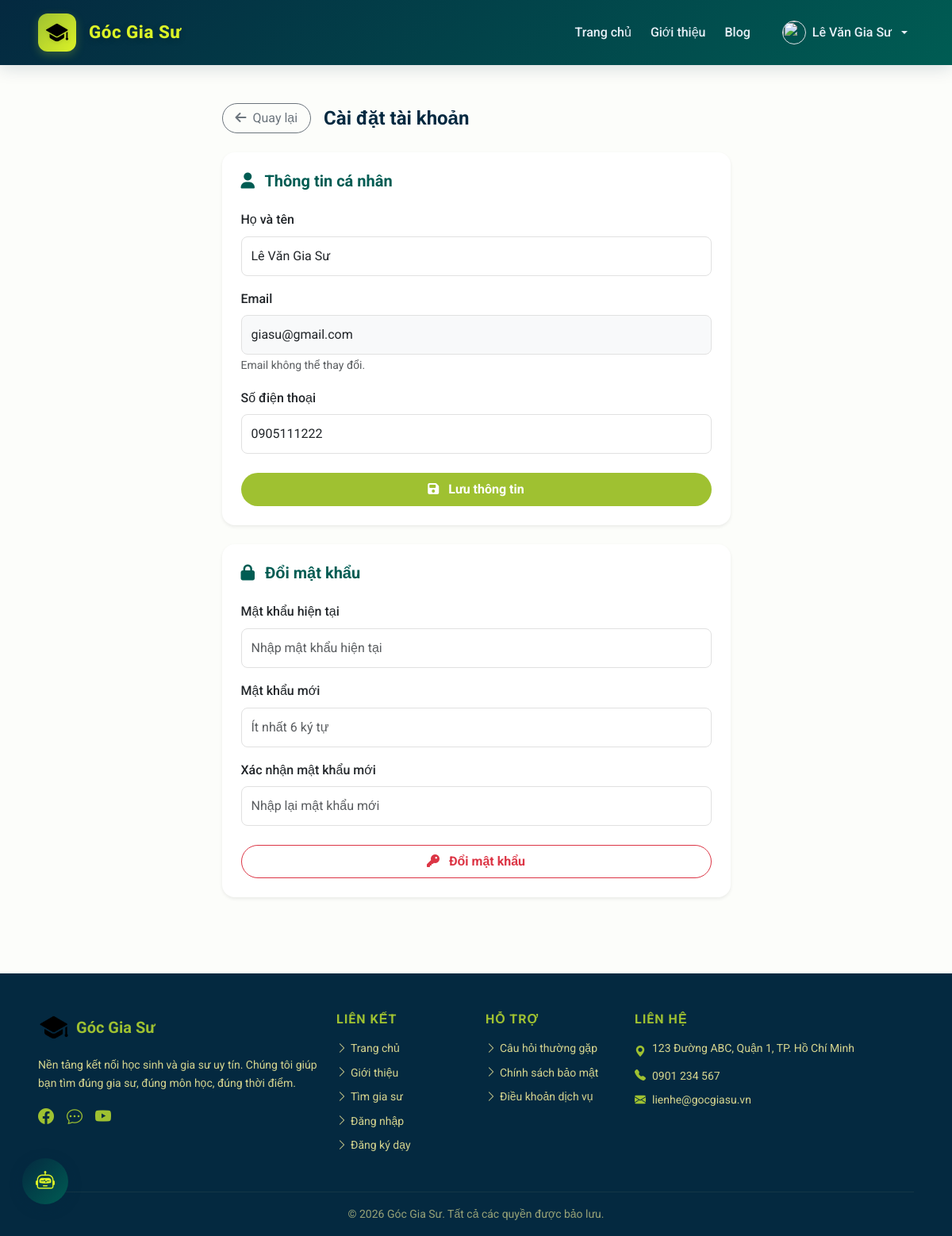
/index.php?page=tutor_settings (signed in), run on the app's committed database.
### tables this page shows
CREATE TABLE `users` (
  `Id` int(11) NOT NULL,
  `Name` varchar(255) NOT NULL,
  `Email` varchar(100) NOT NULL,
  `Password` varchar(255) NOT NULL,
  `Phone` varchar(15) DEFAULT NULL,
  `Role` enum('student','tutor','admin') NOT NULL,
  `Avatar` varchar(255) DEFAULT NULL,
  `Created_at` timestamp NOT NULL DEFAULT current_timestamp()
);

### Controllers/TutorController.php (called while the page is built, shortened)
<?php
require_once __DIR__ . '/../core/session.php';
class TutorController
{
public function accountSettings(): void
{
    require_once __DIR__ . '/../Models/UserModel.php';
    $currentUser = currentUser();
    $user = (new UserModel())->findById((int)$currentUser['id']);
    require_once __DIR__ . '/../Views/TutorAccountSettings.php';
}
}

### core/Connect_DataBase.php (called while the page is built, shortened)
<?php
function getDB(): PDO
{
    static $pdo = null;
    if ($pdo === null) {
        $dsn = sprintf(
            'mysql:host=%s;dbname=%s;charset=%s',
            DB_HOST, DB_NAME, DB_CHARSET
        );
        $options = [
            PDO::ATTR_ERRMODE            => PDO::ERRMODE_EXCEPTION,
            PDO::ATTR_DEFAULT_FETCH_MODE => PDO::FETCH_ASSOC,
            PDO::ATTR_EMULATE_PREPARES   => false,
        ];
        try {
            $pdo = new PDO($dsn, DB_USER, DB_PASS, $options);
        } catch (PDOException $e) {
            error_log('Lỗi kết nối database: ' . $e->getMessage());
            die(json_encode(['error' => 'Không thể kết nối cơ sở dữ liệu.']));
        }
    }
    return $pdo;
}

### core/session.php (called while the page is built, shortened)
<?php
function currentUser(): array
{
    return [
        'id'     => $_SESSION['user_id'] ?? null,
        'name'   => $_SESSION['name']    ?? '',
        'role'   => $_SESSION['role']    ?? '',
        'email'  => $_SESSION['email']   ?? '',
        'avatar' => $_SESSION['avatar']  ?? '',
    ];
}

### Models/UserModel.php (called while the page is built, shortened)
<?php
require_once __DIR__ . '/../core/Connect_DataBase.php';
class UserModel
{
    private PDO $db;
    public function __construct()
    {
        $this->db = getDB();
    }
    public function findById(int $id): array|false
    {
        $stmt = $this->db->prepare('SELECT * FROM users WHERE Id = ? LIMIT 1');
        $stmt->execute([$id]);
        return $stmt->fetch();
    }
}

### Views/TutorAccountSettings.php (the view, shortened to what this page needs)
<?php
require_once __DIR__ . '/partials/header.php';
?>
<div class="container py-5">
    <div class="row justify-content-center">
        <div class="col-lg-7">
            <div class="d-flex align-items-center mb-4 gap-3">
                <a href="/index.php?page=tutor_dashboard" class="btn btn-outline-secondary rounded-pill px-3">
                    <i class="fa-solid fa-arrow-left me-1"></i> Quay lại
                </a>
                <h4 class="fw-bold mb-0" style="color:#042940;">Cài đặt tài khoản</h4>
            </div>
            <div class="card border-0 shadow-sm rounded-4 p-4 mb-4">
                <h5 class="fw-bold mb-4" style="color:#005C53;">
                    <i class="fa-solid fa-user me-2"></i> Thông tin cá nhân
                </h5>
                <form method="POST" action="/index.php?page=tutor_settings_update&type=info">
                    <div class="mb-3">
                        <label class="form-label fw-medium">Họ và tên</label>
                        <input type="text" name="Name" class="form-control rounded-3"
                               value="<?= htmlspecialchars($user['Name'] ?? '') ?>" required>
                    </div>
                    <div class="mb-3">
                        <label class="form-label fw-medium">Email</label>
                        <input type="email" class="form-control rounded-3 bg-light"
                               value="<?= htmlspecialchars($user['Email'] ?? '') ?>" disabled>
                        <small class="text-muted">Email không thể thay đổi.</small>
                    </div>
                    <div class="mb-3">
                        <label class="form-label fw-medium">Số điện thoại</label>
                        <input type="text" name="Phone" class="form-control rounded-3"
                               value="<?= htmlspecialchars($user['Phone'] ?? '') ?>"
                               placeholder="Ví dụ: 0901234567">
                    </div>
                    <div class="d-grid mt-4">
                        <button type="submit" class="btn fw-bold rounded-pill py-2"
                                style="background:#9FC131; color:#fff;">
                            <i class="fa-solid fa-floppy-disk me-2"></i> Lưu thông tin
                        </button>
                    </div>
                </form>
            </div>
            <div class="card border-0 shadow-sm rounded-4 p-4">
                <h5 class="fw-bold mb-4" style="color:#005C53;">
                    <i class="fa-solid fa-lock me-2"></i> Đổi mật khẩu
                </h5>
                <form method="POST" action="/index.php?page=tutor_settings_update&type=password">
                    <div class="mb-3">
                        <label class="form-label fw-medium">Mật khẩu hiện tại</label>
                        <input type="password" name="current_password" class="form-control rounded-3"
                               placeholder="Nhập mật khẩu hiện tại" required>
                    </div>
                    <div class="mb-3">
                        <label class="form-label fw-medium">Mật khẩu mới</label>
                        <input type="password" name="new_password" class="form-control rounded-3"
                               placeholder="Ít nhất 6 ký tự" required>
                    </div>
                    <div class="mb-3">
                        <label class="form-label fw-medium">Xác nhận mật khẩu mới</label>
                        <input type="password" name="confirm_password" class="form-control rounded-3"
                               placeholder="Nhập lại mật khẩu mới" required>
                    </div>
                    <div class="d-grid mt-4">
                        <button type="submit" class="btn btn-outline-danger fw-bold rounded-pill py-2">
                            <i class="fa-solid fa-key me-2"></i> Đổi mật khẩu
                        </button>
                    </div>
                </form>
            </div>
        </div>
    </div>
</div>
<?php require_once __DIR__ . '/partials/footer.php'; ?>

### css/style.css (style rules this page uses)
:root { --color-primary: #9FC131; --color-navy: #042940; --color-teal: #005C53; --color-yellow: #DBF227; --color-beige: #D6D58E; --color-dark-green: #1a431a; --font-main: 'Roboto', sans-serif; }
body { font-family: 'Roboto', sans-serif; color: #042940; background-color: #fcfdfa; line-height: 1.6; display: flex; flex-direction: column; min-height: 100vh; }
h1, h2, h3, h4, h5, h6 { font-weight: 700; color: #005C53; }
a { text-decoration: none; color: #005C53; transition: all 0.3s ease; }
.input-group-text, .form-control, .form-select { border-color: #005C53; }
.card { border-radius: 15px; border: none; box-shadow: 0 10px 25px rgba(0,0,0,0.05); transition: all 0.3s ease; }
.form-control { padding: 12px; border-radius: 10px; border: 1px solid #e1e1e1; }

### data on the page
users: Name "Lê Văn Gia Sư", Email "giasu@gmail.com", Phone "0905111222"

### other printed values
$userName "Lê Văn Gia Sư"
